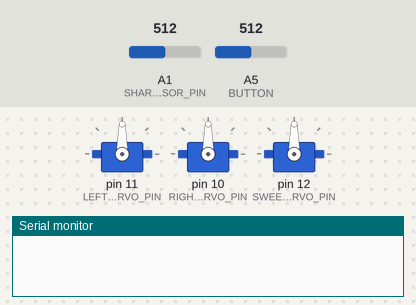
Recording of a sketch running on a simulated Arduino Uno, built with avr-gcc and run on an emulated ATmega328P. Parts: 3 × servo, the last lines printed to the serial monitor. The inputs (shaded band) are chosen by the test bench; at power-on: A5 (BUTTON) = 512, A1 (SHARP_SENSOR_PIN) = 512.

Above: at 1.2 s.
1.3 s: A5 (BUTTON) set to 523
At 1.8 s:
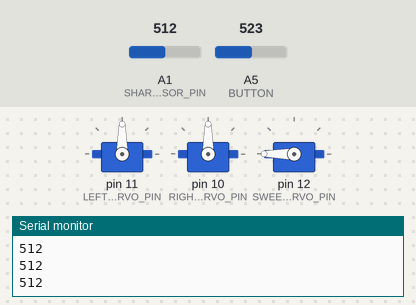
Timing chart, 0 to 55.3 s (numbered marks = the images above; inputs shaded):
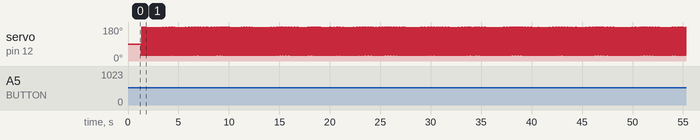

Measured:
- the behaviour switches between 512 and 513 on A5 (BUTTON) (found by bisection; images 0 and 1)

The sketch:

Sharp_Sensor_wServoTestwButtonC.ino
```cpp
/*Control the left and right servos depending on the value returned from the Sharp sensor. If the value
is over 400 the servos will move stop and if the value is less than 400 the servos will
move. This program also uses the millis function to only allow the readings to take place every 100 ms*/

#include <Servo.h>

Servo SERVO_LEFT;
Servo SERVO_RIGHT;
Servo SERVO_SWEEP;

const int SHARP_SENSOR_PIN = A1;
const int LEFT_SERVO_PIN = 11;
const int RIGHT_SERVO_PIN = 10;
const int SWEEP_SERVO_PIN = 12;
const int BUTTON = A5;              // push button for starting

boolean turnOnOff = 0;
int valButton;
unsigned long delayTime;

void setup()
{
  SERVO_LEFT.attach(LEFT_SERVO_PIN);
  SERVO_RIGHT.attach(RIGHT_SERVO_PIN);
  SERVO_SWEEP.attach(SWEEP_SERVO_PIN);
  Serial.begin(9600);
  delayTime = millis();
}

void loop()
{
  turnOnOff=readButton();
  int distance; // calls the function readButton to see if the button has been pressed(1)
  if(turnOnOff==1)            // check to see if the button value is 0, if it is continue
  {

    SERVO_SWEEP.write(180);

    if(millis() - delayTime > 100)
    {
        distance = analogRead(SHARP_SENSOR_PIN);
        Serial.println(distance);
        /*
        if (distance >400)
        {
          stopServos();
        }
        else
        {
          forwardServos();
        }
        */
        delayTime = millis();
    }

    if(millis() - delayTime >= 1000)
    {
      delayTime = millis();
    }

    SERVO_SWEEP.write(30);
    if(millis() - delayTime > 100)
    {
        distance = analogRead(SHARP_SENSOR_PIN);
        Serial.println(distance);
         /*
        if (distance >400)
        {
          stopServos();
        }
        else
        {
          forwardServos();
        }
        */
        delayTime = millis();
    }
    while(millis() - delayTime > 1000)
    {
      delayTime = millis();
    }

  }
}

//********************************** SUBROUTINES ************************************
//***********************************************************************************

//************************************************************************************
void stopServos()
{
  SERVO_LEFT.write(1500);
  SERVO_RIGHT.write(1500);
}
//************************************************************************************
void forwardServos()
{
  SERVO_LEFT.write(1582);
  SERVO_RIGHT.write(1400);
}
//****************************************************************************************
//----------------------- Read the button ----------------------------------
int readButton()
{
   unsigned long contactTime;               //local variable; contactTime declared
   valButton=analogRead(BUTTON);            // Read the pushbutton on an analog pin

   if(valButton>512)                        // Since 5V will produce a value of 1023, > 512 means button not pushed
     return turnOnOff;                       // return the value of turnOnOff without changing it

   contactTime=millis();                    // set contactTime = to the millis() clock value
   while(valButton<=512)                   // while the pushbutton is pushed
   {
     valButton=analogRead(BUTTON);           // read the button value again and keep reading until valButton is less than 512
   }

   if(millis()-contactTime<20)               // If the button is held for less than 20 ms
     return turnOnOff;                       // return the turnOnOff value unchanged

   return(1-turnOnOff);                      // if the button is held longer than 20 ms then change the turnOnOff
                                           // to the opposite value to what it was
}
//****************************************************************************************
```
